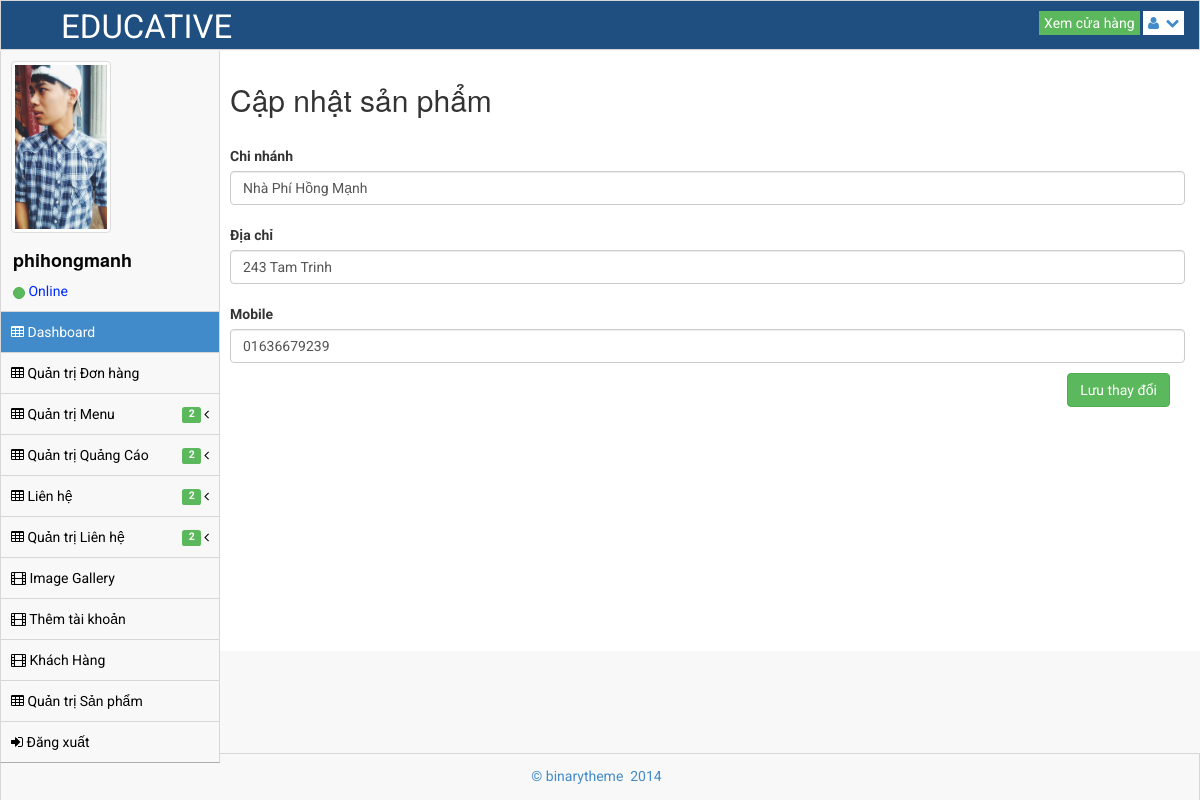
Page /admin/branch_editors.php?id=1 (signed in) on the committed database.
### tables this page shows
CREATE TABLE `register` (
  `iid_register` int(64) NOT NULL,
  `vuser` varchar(128) NOT NULL,
  `vpass` varchar(128) NOT NULL,
  `vname` varchar(128) NOT NULL,
  `vmail` varchar(128) NOT NULL,
  `vava` varchar(128) NOT NULL,
  `vlever` varchar(128) NOT NULL
);

CREATE TABLE `address_footer` (
  `iid_footer` int(64) NOT NULL,
  `vname` varchar(128) NOT NULL,
  `vaddress` varchar(128) NOT NULL,
  `vmobile` varchar(128) NOT NULL
);

### admin/branch_editors.php (the view, shortened to what this page needs)
<!DOCTYPE html>
<html lang="en">
<head>
    <link rel="stylesheet" href="assets/plugins/bootstrap/css/bootstrap.css"/>
    <link rel="stylesheet" href="assets/css/main.css"/>
    <link rel="stylesheet" href="assets/css/theme.css"/>
    <link rel="stylesheet" href="assets/css/MoneAdmin.css"/>
    <link rel="stylesheet" href="assets/plugins/Font-Awesome/css/font-awesome.css"/>
    <link rel="stylesheet" href="assets/plugins/Font-Awesome/css/font-awesome.css"/>
    <link rel="stylesheet" href="assets/plugins/wysihtml5/dist/bootstrap-wysihtml5-0.0.2.css"/>
    <link rel="stylesheet" href="assets/css/Markdown.Editor.hack.css"/>
    <link rel="stylesheet" href="assets/plugins/CLEditor1_4_3/jquery.cleditor.css"/>
    <link rel="stylesheet" href="assets/css/jquery.cleditor-hack.css"/>
    <link rel="stylesheet" href="assets/css/bootstrap-wysihtml5-hack.css"/>
</head>
<body class="padTop53 ">
<div id="wrap">
    <?php include('header.php') ?>
    <?php include('sidebar.php') ?>
    <?php
    $id = $_GET['id'];
    $sql_edit = "SELECT * FROM address_footer WHERE iid_footer=" . $id;
    $query_edit = mysql_query($sql_edit);
    $row = mysql_fetch_array($query_edit);
    ?>
    <div id="content">
        <form name="form" action="branch_editors.php?id=<?php echo $row['iid_footer']; ?>" method="post" enctype="multipart/form-data">
            <div class="inner">
                <div class="row">
                    <div class="col-lg-12">
                        <h2 class="add-h2">Cập nhật sản phẩm</h2>
                    </div>
                </div>
                <label class="label-product">Chi nhánh</label>
                <input class="abc-form form-control animated slideInRight" value="<?php echo $row['vname']; ?>"
                       type="text" name="edit_name" autofocus="">
                <label class="label-product">Địa chỉ</label>
                <input class="abc-form form-control animated slideInRight" value="<?php echo $row['vaddress']; ?>"
                       type="text" name="edit_address">
                <label class="label-product">Mobile</label>
                <input class="abc-form form-control animated slideInRight"
                       value="<?php echo $row['vmobile'] ?>" type="text" name="edit_mobile">
                <button type="submit" class="btn btn-success sb-save" name="edit-save">Lưu thay đổi</button>
            </div>
        </form>
    </div>
</div>
<div id="footer">
    <p>&copy; binarytheme &nbsp;2014 &nbsp;</p>
</div>
</body>
</html>

### admin/sidebar.php (shortened to what this page needs)
<div id="left" >
    <div class="media user-media well-small">
        <a class="user-link" href="#">
            <img class="media-object img-thumbnail user-img" alt="User Picture" src="<?php
            include('../host.php');
            mysqli_set_charset($connect, "utf8");
            $sql_td = mysqli_query($connect, 'select * from register where vuser="'.$_SESSION['vuser'].'"' );
            while ($row = mysqli_fetch_array($sql_td)) {
                echo $row['vava'];
            }
            ?>" />
        </a>
        <br />
        <div class="media-body">
            <h5 class="media-heading"><?php
                include('../host.php');
                mysqli_set_charset($connect, "utf8");
                $sql_td = mysqli_query($connect, 'select * from register where vuser="'.$_SESSION['vuser'].'"' );
                while ($row = mysqli_fetch_array($sql_td)) {
                    echo $row['vuser'];
                }
                ?></h5>
            <ul class="list-unstyled user-info">
                <li>
                    <a class="btn btn-success btn-xs btn-circle" style="width: 10px;height: 12px;"></a> Online
                </li>
            </ul>
        </div>
        <br />
    </div>
    <ul id="menu" class="collapse">
        <?php
            if(isset($_SESSION['vuser']) && $_SESSION['vlever']==1 ){
                echo '<li class="panel active">
            <a href="index.php" >
                <i class="icon-table"></i> Dashboard
            </a>
        </li>
        <li><a href="cart-list.php"><i class="icon-table"></i> Quản trị Đơn hàng</a></li>
        <li class="panel ">
            <a href="#" data-parent="#menu" data-toggle="collapse" class="accordion-toggle collapsed" data-target="#form-nav">
                <i class="icon-table"></i> Quản trị Menu
                        <span class="pull-right">
                            <i class="icon-angle-left"></i>
                        </span>
                &nbsp; <span class="label label-success">2</span>&nbsp;
            </a>
        </li>
        <li class="panel ">
            <a href="#" data-parent="#menu" data-toggle="collapse" class="accordion-toggle collapsed" data-target="#ads-nav">
                <i class="icon-table"></i> Quản trị Quảng Cáo
                        <span class="pull-right">
                            <i class="icon-angle-left"></i>
                        </span>
                &nbsp; <span class="label label-success">2</span>&nbsp;
            </a>
        </li>
        <li class="panel ">
            <a href="#" data-parent="#menu" data-toggle="collapse" class="accordion-toggle collapsed" data-target="#kh-nav">
                <i class="icon-table"></i> Liên hệ
                        <span class="pull-right">
                            <i class="icon-angle-left"></i>
                        </span>
                &nbsp; <span class="label label-success">2</span>&nbsp;
            </a>
        </li>
        <li class="panel ">
            <a href="#" data-parent="#menu" data-toggle="collapse" class="accordion-toggle collapsed" data-target="#lh-nav">
                <i class="icon-table"></i> Quản trị Liên hệ
                        <span class="pull-right">
                            <i class="icon-angle-left"></i>
                        </span>
                &nbsp; <span class="label label-success">2</span>&nbsp;
            </a>
        </li>
        <li><a href="gallery.php"><i class="icon-film"></i> Image Gallery </a></li>
        <li><a href="add-user.php"><i class="icon-film"></i> Thêm tài khoản </a></li>
        <li><a href="khachhang.php"><i class="icon-film"></i> Khách Hàng </a></li>
        <li><a href="product-list.php"><i class="icon-table"></i> Quản trị Sản phẩm</a></li>
        <li><a href="../logout.php"><i class="icon-signin"></i> Đăng xuất </a></li>';
            }else if(isset($_SESSION['vuser']) && $_SESSION['vlever']==2){
                echo '<li class="panel active">
            <a href="index.php" >
                <i class="icon-table"></i> Dashboard
            </a>
        </li>
        <li><a href="cart-list.php"><i class="icon-table"></i> Quản trị Đơn hàng</a></li>
            <li class="panel ">
            <a href="#" data-parent="#menu" data-toggle="collapse" class="accordion-toggle collapsed" data-target="#form-nav">
                <i class="icon-table"></i> Quản trị Menu
                        <span class="pull-right">
                            <i class="icon-angle-left"></i>
                        </span>
                &nbsp; <span class="label label-success">2</span>&nbsp;
            </a>
            <ul class="collapse" id="form-nav">
                <li class=""><a href="add-menu.php"><i class="icon-angle-right"></i> Thêm mới Menu </a></li>
                <li class=""><a href="menu-list.php"><i class="icon-angle-right"></i> Danh sách Menu </a></li>
            </ul>
        </li>
        <li class="panel ">
            <a href="#" data-parent="#menu" data-toggle="collapse" class="accordion-toggle collapsed" data-target="#ads-nav">
                <i class="icon-table"></i> Quản trị Quảng Cáo
                        <span class="pull-right">
                            <i class="icon-angle-left"></i>
                        </span>
                &nbsp; <span class="label label-success">2</span>&nbsp;
            </a>
            <ul class="collapse" id="ads-nav">
                <li class=""><a href="ads-list.php"><i class="icon-angle-right"></i> Chỉnh sửa Banner Trái </a></li>
                <li class=""><a href="slideshow-list.php"><i class="icon-angle-right"></i> Chỉnh sửa Slideshow </a></li>
            </ul>
        </li>
        <li class="panel ">
            <a href="#" data-parent="#menu" data-toggle="collapse" class="accordion-toggle collapsed" data-target="#kh-nav">
                <i class="icon-table"></i> Quản trị Khách hàng
                        <span class="pull-right">
                            <i class="icon-angle-left"></i>
                        </span>
                &nbsp; <span class="label label-success">2</span>&nbsp;
            </a>
            <ul class="collapse" id="kh-nav">
                <li class=""><a href="contact-list.php"><i class="icon-angle-right"></i> Nhận thông tin mới </a></li>
                <li class=""><a href="send-user-list.php"><i class="icon-angle-right"></i> Khách hàng phản hồi  </a></li>
            </ul>
        </li>
        <li class="panel ">
            <a href="#" data-parent="#menu" data-toggle="collapse" class="accordion-toggle collapsed" data-target="#lh-nav">
                <i class="icon-table"></i> Quản trị Liên hệ
                        <span class="pull-right">
                            <i class="icon-angle-left"></i>
                        </span>
                &nbsp; <span class="label label-success">2</span>&nbsp;
            </a>
            <ul class="collapse" id="lh-nav">
                <li class=""><a href="branch-list.php"><i class="icon-angle-right"></i> Quản lý chi nhánh </a></li>
                <li class=""><a href="send-user-list.php"><i class="icon-angle-right"></i> Khách hàng phản hồi  </a></li>
            </ul>
        </li>
        <li><a href="gallery.php"><i class="icon-film"></i> Image Gallery </a></li>
        <li><a href="product-list.php"><i class="icon-table"></i> Quản trị Sản phẩm</a></li>
        <li><a href="../logout.php"><i class="icon-signin"></i> Đăng xuất </a></li>';
            }else if(isset($_SESSION['vuser']) && $_SESSION['vlever']==3){
                echo '<li class="panel active">
            <a href="index.php" >
                <i class="icon-table"></i> Dashboard
            </a>
        </li>
        <li class="panel ">
            <a href="#" data-parent="#menu" data-toggle="collapse" class="accordion-toggle collapsed" data-target="#ads-nav">
                <i class="icon-table"></i> Quản trị Quảng Cáo
                        <span class="pull-right">
                            <i class="icon-angle-left"></i>
                        </span>
                &nbsp; <span class="label label-success">2</span>&nbsp;
            </a>
            <ul class="collapse" id="ads-nav">
                <li class=""><a href="ads-list.php"><i class="icon-angle-right"></i> Chỉnh sửa Banner Trái </a></li>
                <li class=""><a href="slideshow-list.php"><i class="icon-angle-right"></i> Chỉnh sửa Slideshow </a></li>
            </ul>
        </li>
        <li><a href="gallery.php"><i class="icon-film"></i> Image Gallery </a></li>
        <li><a href="product-list.php"><i class="icon-table"></i> Quản trị Sản phẩm</a></li>
        <li><a href="../logout.php"><i class="icon-signin"></i> Đăng xuất </a></li>';
            }else{
            }
        ?>
    </ul>
</div>

### admin/assets/css/MoneAdmin.css (style rules this page uses)
body { background-color: #f8f8f8; }
.btn-circle { width: 30px; height: 30px; padding: 6px 0; border-radius: 15px; text-align: center; font-size: 12px; line-height: 1.428571429; }

### rows in the picture
register: vava (picture), vuser "phihongmanh"
address_footer: edit_name "Nhà Phí Hồng Mạnh", edit_address "243 Tam Trinh", edit_mobile "01636679239"
